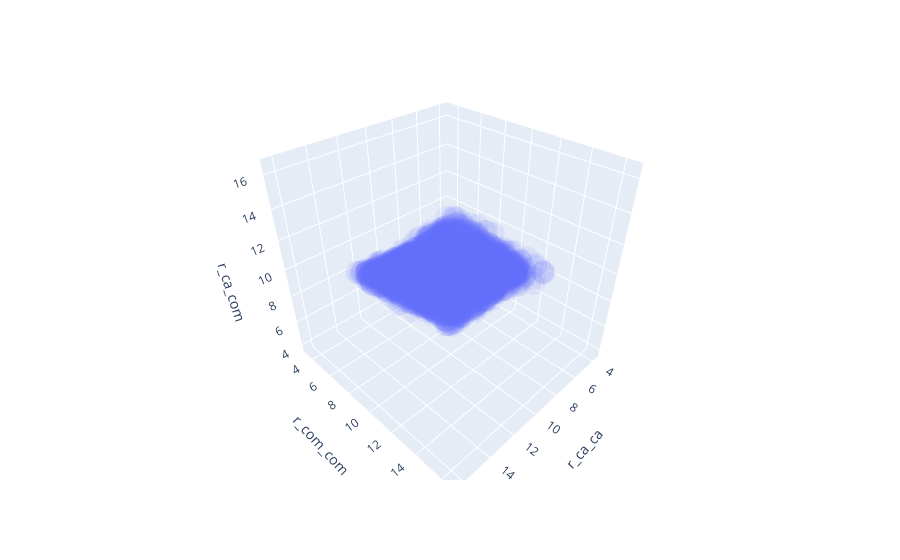

Notebook code for this chart:
### Code cell
import plotly.express as px
res = "PHE"
data_res = data.query(f"ResName1 == '{res}' and ResName2 == '{res}'").reset_index(drop=True)
print(res, data_res.shape)
fig = px.scatter_3d(data_res, x='r_ca_ca', y='r_com_com', z='r_ca_com', opacity=0.1)
fig.show()

### Figure 1 — Plotly figure (JSON) as saved in the notebook; plotly's stock layout.template omitted (floating-point values rounded to 4 significant figures; data arrays with more than 128 entries replaced by an {"elided": "..."} marker saying what was removed)
{"data": [{"hoverlabel": {"namelength": 0}, "hovertemplate": "r_ca_ca=%{x}<br>r_com_com=%{y}<br>r_ca_com=%{z}", "legendgroup": "", "marker": {"color": "#636efa", "opacity": 0.1, "symbol": "circle"}, "mode": "markers", "name": "", "scene": "scene", "showlegend": false, "type": "scatter3d", "x": {"elided": "5160 float values"}, "y": {"elided": "5160 float values"}, "z": {"elided": "5160 float values"}}], "layout": {"legend": {"tracegroupgap": 0}, "margin": {"t": 60}, "scene": {"domain": {"x": [0, 1], "y": [0, 1]}, "xaxis": {"title": {"text": "r_ca_ca"}}, "yaxis": {"title": {"text": "r_com_com"}}, "zaxis": {"title": {"text": "r_ca_com"}}}}}
